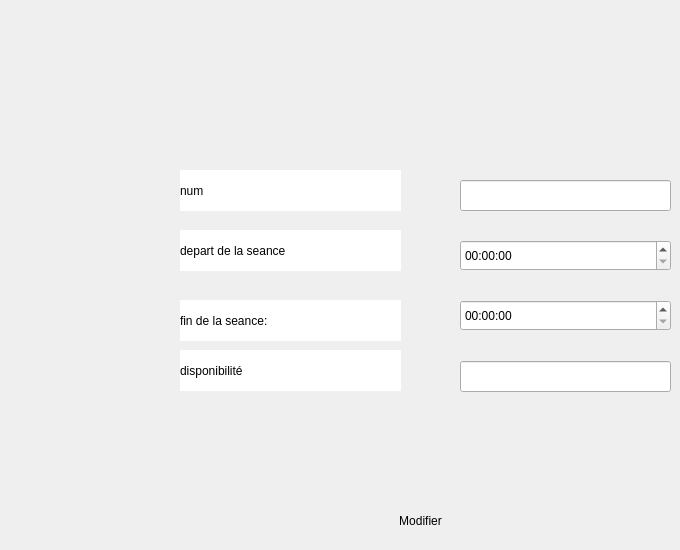
      <widget class="QWidget" name="modifier">
       <attribute name="title">
        <string>modifier</string>
       </attribute>
       <widget class="QLabel" name="label_96">
        <property name="geometry">
         <rect>
          <x>180</x>
          <y>170</y>
          <width>221</width>
          <height>41</height>
         </rect>
        </property>
        <property name="styleSheet">
         <string notr="true">background-color:white</string>
        </property>
        <property name="text">
         <string>num</string>
        </property>
       </widget>
       <widget class="QTimeEdit" name="timeEdit_11">
        <property name="geometry">
         <rect>
          <x>460</x>
          <y>240</y>
          <width>211</width>
          <height>31</height>
         </rect>
        </property>
       </widget>
       <widget class="QLabel" name="label_97">
        <property name="geometry">
         <rect>
          <x>180</x>
          <y>350</y>
          <width>221</width>
          <height>41</height>
         </rect>
        </property>
        <property name="styleSheet">
         <string notr="true">background-color:white</string>
        </property>
        <property name="text">
         <string>disponibilité</string>
        </property>
       </widget>
       <widget class="QLineEdit" name="lineEditNom_19">
        <property name="geometry">
         <rect>
          <x>460</x>
          <y>180</y>
          <width>211</width>
          <height>31</height>
         </rect>
        </property>
        <property name="toolTip">
         <string>&lt;html&gt;&lt;head/&gt;&lt;body&gt;&lt;p&gt;bgnh,&lt;/p&gt;&lt;/body&gt;&lt;/html&gt;</string>
        </property>
        <property name="styleSheet">
         <string notr="true"/>
        </property>
       </widget>
       <widget class="QTimeEdit" name="timeEdit_12">
        <property name="geometry">
         <rect>
          <x>460</x>
          <y>300</y>
          <width>211</width>
          <height>31</height>
         </rect>
        </property>
       </widget>
       <widget class="QLineEdit" name="lineEditPrenom_10">
        <property name="geometry">
         <rect>
          <x>460</x>
          <y>361</y>
          <width>211</width>
          <height>31</height>
         </rect>
        </property>
       </widget>
       <widget class="QLabel" name="label_98">
        <property name="geometry">
         <rect>
          <x>180</x>
          <y>300</y>
          <width>221</width>
          <height>41</height>
         </rect>
        </property>
        <property name="styleSheet">
         <string notr="true">background-color:white</string>
        </property>
        <property name="text">
         <string>fin de la seance:</string>
        </property>
       </widget>
       <widget class="QLabel" name="label_99">
        <property name="geometry">
         <rect>
          <x>180</x>
          <y>230</y>
          <width>221</width>
          <height>41</height>
         </rect>
        </property>
        <property name="styleSheet">
         <string notr="true">background-color:white</string>
        </property>
        <property name="text">
         <string>depart de la seance</string>
        </property>
       </widget>
       <widget class="QPushButton" name="pushButton_Modifier">
        <property name="geometry">
         <rect>
          <x>370</x>
          <y>500</y>
          <width>101</width>
          <height>41</height>
         </rect>
        </property>
        <property name="styleSheet">
         <string notr="true">border-radius:20px;</string>
        </property>
        <property name="text">
         <string>Modifier</string>
        </property>
       </widget>
      </widget>
